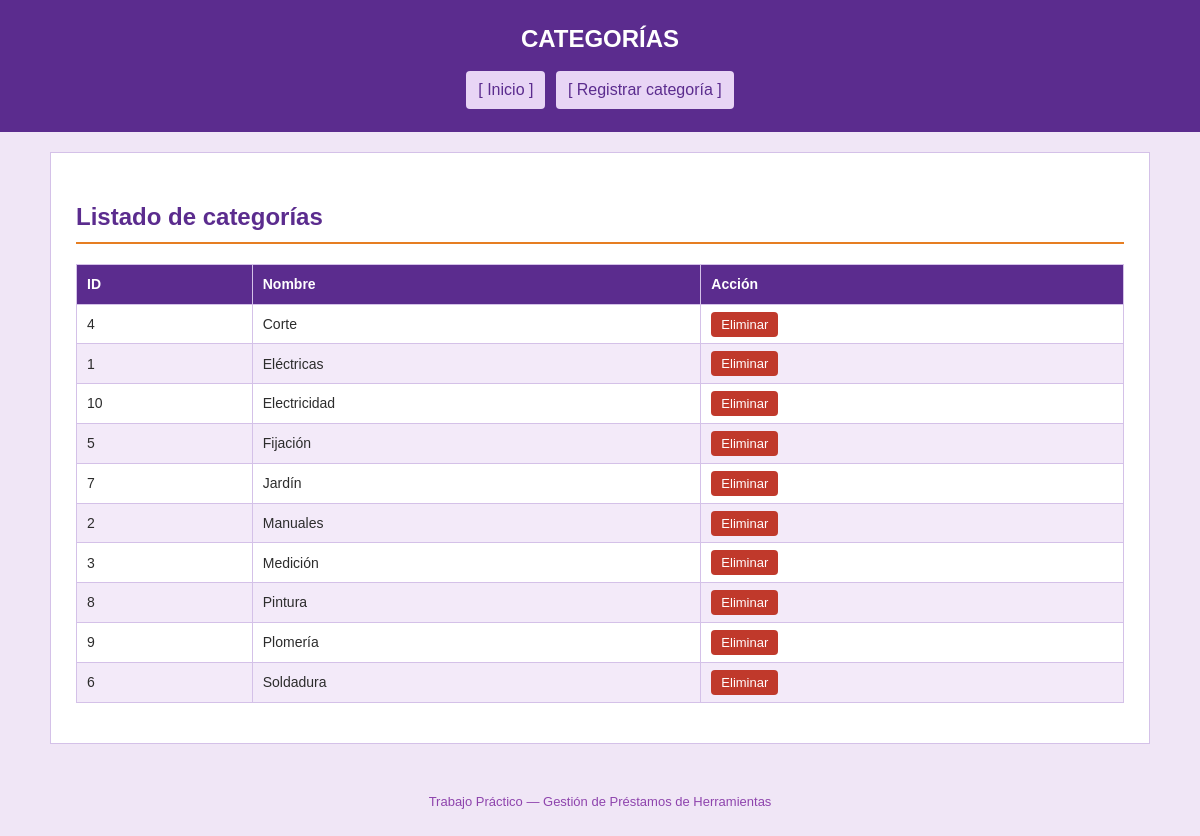
Page /aplicacion/categoria/listar.php on the committed database.
### tables this page shows
CREATE TABLE `categoria` (
  `id_categoria` int(11) NOT NULL AUTO_INCREMENT,
  `nombre` varchar(100) NOT NULL,
  PRIMARY KEY (`id_categoria`)
);

### aplicacion/categoria/listar.php (the view, shortened to what this page needs)
<?php
require_once "../conexion.php";
$categorias = $pdo->query("SELECT * FROM categoria ORDER BY nombre")->fetchAll();
?>
<!DOCTYPE html>
<html lang="es">
<head>
    <link rel="stylesheet" href="../css/estilos.css">
</head>
<body>
<header>
    <h1>CATEGORÍAS</h1>
    <nav>
        <a href="../index.php">[ Inicio ]</a>
        <a href="alta.php">[ Registrar categoría ]</a>
    </nav>
</header>
<main>
    <h2>Listado de categorías</h2>
    <table>
        <thead>
            <tr><th>ID</th><th>Nombre</th><th>Acción</th></tr>
        </thead>
        <tbody>
            <?php foreach ($categorias as $c): ?>
                <tr>
                    <td><?= $c['id_categoria'] ?></td>
                    <td><?= htmlspecialchars($c['nombre']) ?></td>
                    <td>
                        <a class="btn-eliminar" href="eliminar.php?id=<?= $c['id_categoria'] ?>"
                           onclick="return confirm('¿Eliminar categoría?');">Eliminar</a>
                    </td>
                </tr>
            <?php endforeach; ?>
        </tbody>
    </table>
</main>
<footer>
    <p>Trabajo Práctico — Gestión de Préstamos de Herramientas</p>
</footer>
</body>
</html>

### aplicacion/css/estilos.css (style rules this page uses)
* { box-sizing: border-box; }
body { font-family: Arial, Helvetica, sans-serif; margin: 0; background-color: #f0e6f6; color: #2c2c2c; line-height: 1.6; }
header { background-color: #5b2c8e; color: #fff; padding: 20px; text-align: center; }
nav { margin-top: 10px; text-align: center; }
nav a { color: #5b2c8e; background-color: #e8d5f5; padding: 6px 12px; margin: 3px; display: inline-block; text-decoration: none; border-radius: 4px; }
main { max-width: 1100px; margin: 20px auto; background-color: #fff; padding: 25px; border: 1px solid #d4c1e8; }
h1 { margin: 0; font-size: 24px; }
h2 { color: #5b2c8e; border-bottom: 2px solid #e67e22; padding-bottom: 6px; }
table { width: 100%; border-collapse: collapse; margin: 15px 0; }
th, td { border: 1px solid #d4c1e8; padding: 8px 10px; text-align: left; font-size: 14px; }
th { background-color: #5b2c8e; color: #fff; }
tr:nth-child(even) { background-color: #f3eaf9; }
.btn-eliminar { background-color: #c0392b; padding: 5px 10px; color: #fff; text-decoration: none; border-radius: 4px; font-size: 13px; }
footer { text-align: center; padding: 15px; color: #8e44ad; font-size: 13px; }

### rows in the picture
categoria: id_categoria "4", nombre "Corte"
categoria: id_categoria "1", nombre "Eléctricas"
categoria: id_categoria "10", nombre "Electricidad"
categoria: id_categoria "5", nombre "Fijación"
categoria: id_categoria "7", nombre "Jardín"
categoria: id_categoria "2", nombre "Manuales"
categoria: id_categoria "3", nombre "Medición"
categoria: id_categoria "8", nombre "Pintura"
categoria: id_categoria "9", nombre "Plomería"
categoria: id_categoria "6", nombre "Soldadura"
